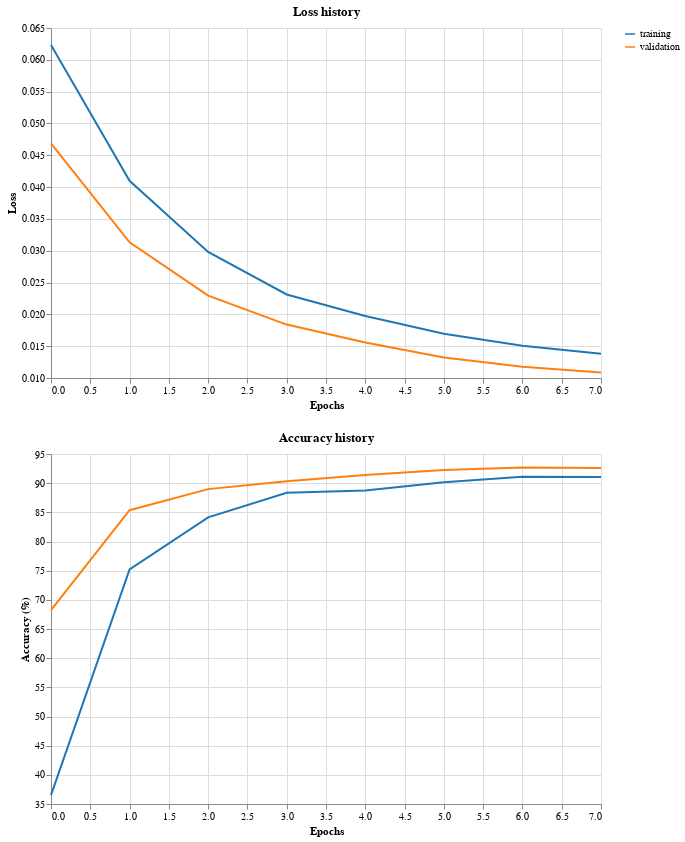

Notebook code cell kept with this figure:
### Code cell
trainer.plot_training_history()

### Figure 1 — Vega-Lite specification as saved in the notebook (floating-point values rounded to 4 significant figures)
{"config": {"view": {"continuousWidth": 300, "continuousHeight": 300}}, "vconcat": [{"data": {"name": "data-e5531ac23eddfa665905d62a9fbc1ce7"}, "mark": {"type": "line", "strokeWidth": 2}, "encoding": {"color": {"field": "Type", "legend": {"title": null}, "scale": {"domain": ["training", "validation"], "range": ["#1f77b4", "#ff7f0e"]}, "type": "nominal"}, "x": {"field": "Epochs", "title": "Epochs", "type": "quantitative"}, "y": {"field": "Loss", "scale": {"zero": false}, "title": "Loss", "type": "quantitative"}}, "height": 350, "title": "Loss history", "width": 550}, {"data": {"name": "data-75e7f5d2ec5ec066c39e70cb0374df2c"}, "mark": {"type": "line", "strokeWidth": 2}, "encoding": {"color": {"field": "Type", "legend": {"title": null}, "scale": {"domain": ["training", "validation"], "range": ["#1f77b4", "#ff7f0e"]}, "type": "nominal"}, "x": {"field": "Epochs", "title": "Epochs", "type": "quantitative"}, "y": {"field": "Accuracy", "scale": {"zero": false}, "title": "Accuracy (%)", "type": "quantitative"}}, "height": 350, "title": "Accuracy history", "width": 550}], "$schema": "https://vega.github.io/schema/vega-lite/v5.20.1.json", "datasets": {"data-e5531ac23eddfa665905d62a9fbc1ce7": [{"Epochs": 0, "Loss": 0.06232, "Type": "training"}, {"Epochs": 1, "Loss": 0.04099, "Type": "training"}, {"Epochs": 2, "Loss": 0.02981, "Type": "training"}, {"Epochs": 3, "Loss": 0.02312, "Type": "training"}, {"Epochs": 4, "Loss": 0.01975, "Type": "training"}, {"Epochs": 5, "Loss": 0.01695, "Type": "training"}, {"Epochs": 6, "Loss": 0.01505, "Type": "training"}, {"Epochs": 7, "Loss": 0.0138, "Type": "training"}, {"Epochs": 0, "Loss": 0.04686, "Type": "validation"}, {"Epochs": 1, "Loss": 0.03133, "Type": "validation"}, {"Epochs": 2, "Loss": 0.02294, "Type": "validation"}, {"Epochs": 3, "Loss": 0.01839, "Type": "validation"}, {"Epochs": 4, "Loss": 0.01559, "Type": "validation"}, {"Epochs": 5, "Loss": 0.01322, "Type": "validation"}, {"Epochs": 6, "Loss": 0.01176, "Type": "validation"}, {"Epochs": 7, "Loss": 0.01088, "Type": "validation"}], "data-75e7f5d2ec5ec066c39e70cb0374df2c": [{"Epochs": 0, "Accuracy": 36.52, "Type": "training"}, {"Epochs": 1, "Accuracy": 75.2, "Type": "training"}, {"Epochs": 2, "Accuracy": 84.14, "Type": "training"}, {"Epochs": 3, "Accuracy": 88.36, "Type": "training"}, {"Epochs": 4, "Accuracy": 88.74, "Type": "training"}, {"Epochs": 5, "Accuracy": 90.16, "Type": "training"}, {"Epochs": 6, "Accuracy": 91.12, "Type": "training"}, {"Epochs": 7, "Accuracy": 91.06, "Type": "training"}, {"Epochs": 0, "Accuracy": 68.24, "Type": "validation"}, {"Epochs": 1, "Accuracy": 85.36, "Type": "validation"}, {"Epochs": 2, "Accuracy": 88.98, "Type": "validation"}, {"Epochs": 3, "Accuracy": 90.34, "Type": "validation"}, {"Epochs": 4, "Accuracy": 91.38, "Type": "validation"}, {"Epochs": 5, "Accuracy": 92.24, "Type": "validation"}, {"Epochs": 6, "Accuracy": 92.68, "Type": "validation"}, {"Epochs": 7, "Accuracy": 92.6, "Type": "validation"}]}}
